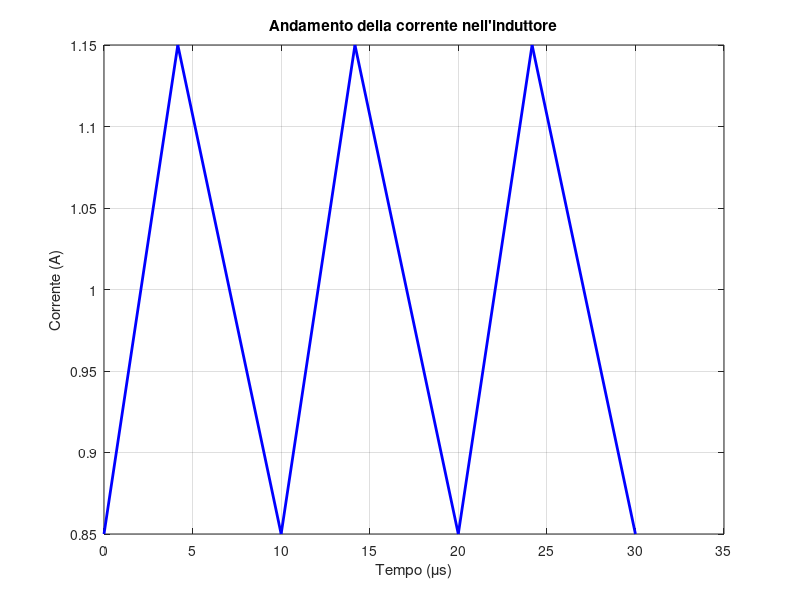

Reproduce this figure in MATLAB.
%PARAMETRI PROGETTO
Vin = 12; Vout = 5; Iout = 1; 
fsw = 100e3;
dI = 0.3*Iout;
dV = 0.05;
%CALCOLO GRANDEZZE
D = Vout/Vin;
L = (Vin-Vout)*D / (dI*fsw);
C = dI/(8*fsw*dV);

fprintf('Duty Cicle (D): %.3f\n', D);
fprintf('Induttanza (L): %.1f uH\n', L*1e6);
fprintf('Condensatore (C): %.1f uF\n', C*1e6);

%Il condensatore reale sarà più grande di 7.5 uF.
%Il condensatore ideale presenta una resistenza in serie che introduce 
%una ulteriore caduta di tensione (dV2 = dI * R2), aumentando l'ondulazione
%per rimanere sotto i 50 mV serve capacità maggiore.

%GRAFICO CORRENTE INDUTTORE
T = 1/fsw;
Imin = Iout - dI/2;

pendenza_salita = (Vin-Vout) / L;
pendenza_discesa = -Vout / L;

Imax = Imin + pendenza_salita * (D*T);

t = [0, D*T, T, ...
      T, T + D*T, 2*T, ...
      2*T, 2*T + D*T, 3*T];
iL = [Imin, Imax, Imin, ...
      Imin, Imax, Imin, ...
      Imin, Imax, Imin];

%PLOT
figure;
plot(t*1e6, iL, 'b-', 'LineWidth', 2);
grid on;
title('Andamento della corrente nell''induttore');
xlabel('Tempo (\mus)');
ylabel('Corrente (A)');

fprintf('\n--- Controllo Corrente ---\n');
fprintf('Imin calcolata: %.2f A\n', Imin);
fprintf('Imax calcolata: %.2f A\n', Imax);

%SALVA GRAFIFO
saveas(gcf, 'corrente_induttore.png');
